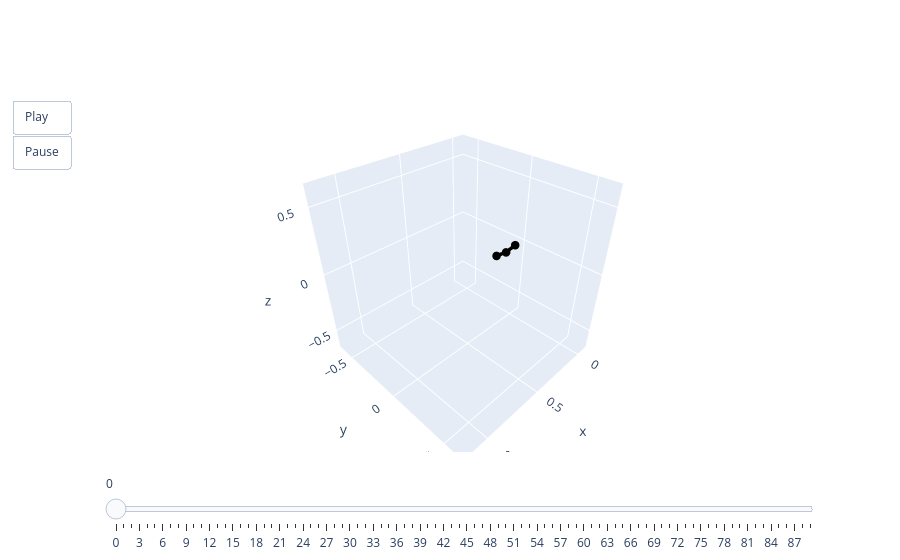

This figure's notebook cell:
### Code cell
animate(pred[0])

### Figure 1 — Plotly figure (JSON) as saved in the notebook; plotly's stock layout.template omitted (floating-point values rounded to 4 significant figures)
{"data": [{"line": {"color": "black", "width": 7}, "marker": {"size": 5}, "mode": "lines+markers", "type": "scatter3d", "x": [0, 0.1031, 0.21], "y": [0, 0, 0], "z": [0, -0.0176, 0]}], "layout": {"scene": {"aspectmode": "cube", "xaxis": {"autorange": false, "range": [-0.11, 1.21]}, "yaxis": {"autorange": false, "range": [-0.66, 0.66]}, "zaxis": {"autorange": false, "range": [-0.6674, 0.6526]}}, "sliders": [{"steps": [{"args": [["0"], {"frame": {"duration": 0, "redraw": true}, "mode": "immediate"}], "label": "0", "method": "animate"}, {"args": [["1"], {"frame": {"duration": 0, "redraw": true}, "mode": "immediate"}], "label": "1", "method": "animate"}, {"args": [["2"], {"frame": {"duration": 0, "redraw": true}, "mode": "immediate"}], "label": "2", "method": "animate"}, {"args": [["3"], {"frame": {"duration": 0, "redraw": true}, "mode": "immediate"}], "label": "3", "method": "animate"}, {"args": [["4"], {"frame": {"duration": 0, "redraw": true}, "mode": "immediate"}], "label": "4", "method": "animate"}, {"args": [["5"], {"frame": {"duration": 0, "redraw": true}, "mode": "immediate"}], "label": "5", "method": "animate"}, {"args": [["6"], {"frame": {"duration": 0, "redraw": true}, "mode": "immediate"}], "label": "6", "method": "animate"}, {"args": [["7"], {"frame": {"duration": 0, "redraw": true}, "mode": "immediate"}], "label": "7", "method": "animate"}, {"args": [["8"], {"frame": {"duration": 0, "redraw": true}, "mode": "immediate"}], "label": "8", "method": "animate"}, {"args": [["9"], {"frame": {"duration": 0, "redraw": true}, "mode": "immediate"}], "label": "9", "method": "animate"}, {"args": [["10"], {"frame": {"duration": 0, "redraw": true}, "mode": "immediate"}], "label": "10", "method": "animate"}, {"args": [["11"], {"frame": {"duration": 0, "redraw": true}, "mode": "immediate"}], "label": "11", "method": "animate"}, {"args": [["12"], {"frame": {"duration": 0, "redraw": true}, "mode": "immediate"}], "label": "12", "method": "animate"}, {"args": [["13"], {"frame": {"duration": 0, "redraw": true}, "mode": "immediate"}], "label": "13", "method": "animate"}, {"args": [["14"], {"frame": {"duration": 0, "redraw": true}, "mode": "immediate"}], "label": "14", "method": "animate"}, {"args": [["15"], {"frame": {"duration": 0, "redraw": true}, "mode": "immediate"}], "label": "15", "method": "animate"}, {"args": [["16"], {"frame": {"duration": 0, "redraw": true}, "mode": "immediate"}], "label": "16", "method": "animate"}, {"args": [["17"], {"frame": {"duration": 0, "redraw": true}, "mode": "immediate"}], "label": "17", "method": "animate"}, {"args": [["18"], {"frame": {"duration": 0, "redraw": true}, "mode": "immediate"}], "label": "18", "method": "animate"}, {"args": [["19"], {"frame": {"duration": 0, "redraw": true}, "mode": "immediate"}], "label": "19", "method": "animate"}, {"args": [["20"], {"frame": {"duration": 0, "redraw": true}, "mode": "immediate"}], "label": "20", "method": "animate"}, {"args": [["21"], {"frame": {"duration": 0, "redraw": true}, "mode": "immediate"}], "label": "21", "method": "animate"}, {"args": [["22"], {"frame": {"duration": 0, "redraw": true}, "mode": "immediate"}], "label": "22", "method": "animate"}, {"args": [["23"], {"frame": {"duration": 0, "redraw": true}, "mode": "immediate"}], "label": "23", "method": "animate"}, {"args": [["24"], {"frame": {"duration": 0, "redraw": true}, "mode": "immediate"}], "label": "24", "method": "animate"}, {"args": [["25"], {"frame": {"duration": 0, "redraw": true}, "mode": "immediate"}], "label": "25", "method": "animate"}, {"args": [["26"], {"frame": {"duration": 0, "redraw": true}, "mode": "immediate"}], "label": "26", "method": "animate"}, {"args": [["27"], {"frame": {"duration": 0, "redraw": true}, "mode": "immediate"}], "label": "27", "method": "animate"}, {"args": [["28"], {"frame": {"duration": 0, "redraw": true}, "mode": "immediate"}], "label": "28", "method": "animate"}, {"args": [["29"], {"frame": {"duration": 0, "redraw": true}, "mode": "immediate"}], "label": "29", "method": "animate"}, {"args": [["30"], {"frame": {"duration": 0, "redraw": true}, "mode": "immediate"}], "label": "30", "method": "animate"}, {"args": [["31"], {"frame": {"duration": 0, "redraw": true}, "mode": "immediate"}], "label": "31", "method": "animate"}, {"args": [["32"], {"frame": {"duration": 0, "redraw": true}, "mode": "immediate"}], "label": "32", "method": "animate"}, {"args": [["33"], {"frame": {"duration": 0, "redraw": true}, "mode": "immediate"}], "label": "33", "method": "animate"}, {"args": [["34"], {"frame": {"duration": 0, "redraw": true}, "mode": "immediate"}], "label": "34", "method": "animate"}, {"args": [["35"], {"frame": {"duration": 0, "redraw": true}, "mode": "immediate"}], "label": "35", "method": "animate"}, {"args": [["36"], {"frame": {"duration": 0, "redraw": true}, "mode": "immediate"}], "label": "36", "method": "animate"}, {"args": [["37"], {"frame": {"duration": 0, "redraw": true}, "mode": "immediate"}], "label": "37", "method": "animate"}, {"args": [["38"], {"frame": {"duration": 0, "redraw": true}, "mode": "immediate"}], "label": "38", "method": "animate"}, {"args": [["39"], {"frame": {"duration": 0, "redraw": true}, "mode": "immediate"}], "label": "39", "method": "animate"}, {"args": [["40"], {"frame": {"duration": 0, "redraw": true}, "mode": "immediate"}], "label": "40", "method": "animate"}, {"args": [["41"], {"frame": {"duration": 0, "redraw": true}, "mode": "immediate"}], "label": "41", "method": "animate"}, {"args": [["42"], {"frame": {"duration": 0, "redraw": true}, "mode": "immediate"}], "label": "42", "method": "animate"}, {"args": [["43"], {"frame": {"duration": 0, "redraw": true}, "mode": "immediate"}], "label": "43", "method": "animate"}, {"args": [["44"], {"frame": {"duration": 0, "redraw": true}, "mode": "immediate"}], "label": "44", "method": "animate"}, {"args": [["45"], {"frame": {"duration": 0, "redraw": true}, "mode": "immediate"}], "label": "45", "method": "animate"}, {"args": [["46"], {"frame": {"duration": 0, "redraw": true}, "mode": "immediate"}], "label": "46", "method": "animate"}, {"args": [["47"], {"frame": {"duration": 0, "redraw": true}, "mode": "immediate"}], "label": "47", "method": "animate"}, {"args": [["48"], {"frame": {"duration": 0, "redraw": true}, "mode": "immediate"}], "label": "48", "method": "animate"}, {"args": [["49"], {"frame": {"duration": 0, "redraw": true}, "mode": "immediate"}], "label": "49", "method": "animate"}, {"args": [["50"], {"frame": {"duration": 0, "redraw": true}, "mode": "immediate"}], "label": "50", "method": "animate"}, {"args": [["51"], {"frame": {"duration": 0, "redraw": true}, "mode": "immediate"}], "label": "51", "method": "animate"}, {"args": [["52"], {"frame": {"duration": 0, "redraw": true}, "mode": "immediate"}], "label": "52", "method": "animate"}, {"args": [["53"], {"frame": {"duration": 0, "redraw": true}, "mode": "immediate"}], "label": "53", "method": "animate"}, {"args": [["54"], {"frame": {"duration": 0, "redraw": true}, "mode": "immediate"}], "label": "54", "method": "animate"}, {"args": [["55"], {"frame": {"duration": 0, "redraw": true}, "mode": "immediate"}], "label": "55", "method": "animate"}, {"args": [["56"], {"frame": {"duration": 0, "redraw": true}, "mode": "immediate"}], "label": "56", "method": "animate"}, {"args": [["57"], {"frame": {"duration": 0, "redraw": true}, "mode": "immediate"}], "label": "57", "method": "animate"}, {"args": [["58"], {"frame": {"duration": 0, "redraw": true}, "mode": "immediate"}], "label": "58", "method": "animate"}, {"args": [["59"], {"frame": {"duration": 0, "redraw": true}, "mode": "immediate"}], "label": "59", "method": "animate"}, {"args": [["60"], {"frame": {"duration": 0, "redraw": true}, "mode": "immediate"}], "label": "60", "method": "animate"}, {"args": [["61"], {"frame": {"duration": 0, "redraw": true}, "mode": "immediate"}], "label": "61", "method": "animate"}, {"args": [["62"], {"frame": {"duration": 0, "redraw": true}, "mode": "immediate"}], "label": "62", "method": "animate"}, {"args": [["63"], {"frame": {"duration": 0, "redraw": true}, "mode": "immediate"}], "label": "63", "method": "animate"}, {"args": [["64"], {"frame": {"duration": 0, "redraw": true}, "mode": "immediate"}], "label": "64", "method": "animate"}, {"args": [["65"], {"frame": {"duration": 0, "redraw": true}, "mode": "immediate"}], "label": "65", "method": "animate"}, {"args": [["66"], {"frame": {"duration": 0, "redraw": true}, "mode": "immediate"}], "label": "66", "method": "animate"}, {"args": [["67"], {"frame": {"duration": 0, "redraw": true}, "mode": "immediate"}], "label": "67", "method": "animate"}, {"args": [["68"], {"frame": {"duration": 0, "redraw": true}, "mode": "immediate"}], "label": "68", "method": "animate"}, {"args": [["69"], {"frame": {"duration": 0, "redraw": true}, "mode": "immediate"}], "label": "69", "method": "animate"}, {"args": [["70"], {"frame": {"duration": 0, "redraw": true}, "mode": "immediate"}], "label": "70", "method": "animate"}, {"args": [["71"], {"frame": {"duration": 0, "redraw": true}, "mode": "immediate"}], "label": "71", "method": "animate"}, {"args": [["72"], {"frame": {"duration": 0, "redraw": true}, "mode": "immediate"}], "label": "72", "method": "animate"}, {"args": [["73"], {"frame": {"duration": 0, "redraw": true}, "mode": "immediate"}], "label": "73", "method": "animate"}, {"args": [["74"], {"frame": {"duration": 0, "redraw": true}, "mode": "immediate"}], "label": "74", "method": "animate"}, {"args": [["75"], {"frame": {"duration": 0, "redraw": true}, "mode": "immediate"}], "label": "75", "method": "animate"}, {"args": [["76"], {"frame": {"duration": 0, "redraw": true}, "mode": "immediate"}], "label": "76", "method": "animate"}, {"args": [["77"], {"frame": {"duration": 0, "redraw": true}, "mode": "immediate"}], "label": "77", "method": "animate"}, {"args": [["78"], {"frame": {"duration": 0, "redraw": true}, "mode": "immediate"}], "label": "78", "method": "animate"}, {"args": [["79"], {"frame": {"duration": 0, "redraw": true}, "mode": "immediate"}], "label": "79", "method": "animate"}, {"args": [["80"], {"frame": {"duration": 0, "redraw": true}, "mode": "immediate"}], "label": "80", "method": "animate"}, {"args": [["81"], {"frame": {"duration": 0, "redraw": true}, "mode": "immediate"}], "label": "81", "method": "animate"}, {"args": [["82"], {"frame": {"duration": 0, "redraw": true}, "mode": "immediate"}], "label": "82", "method": "animate"}, {"args": [["83"], {"frame": {"duration": 0, "redraw": true}, "mode": "immediate"}], "label": "83", "method": "animate"}, {"args": [["84"], {"frame": {"duration": 0, "redraw": true}, "mode": "immediate"}], "label": "84", "method": "animate"}, {"args": [["85"], {"frame": {"duration": 0, "redraw": true}, "mode": "immediate"}], "label": "85", "method": "animate"}, {"args": [["86"], {"frame": {"duration": 0, "redraw": true}, "mode": "immediate"}], "label": "86", "method": "animate"}, {"args": [["87"], {"frame": {"duration": 0, "redraw": true}, "mode": "immediate"}], "label": "87", "method": "animate"}, {"args": [["88"], {"frame": {"duration": 0, "redraw": true}, "mode": "immediate"}], "label": "88", "method": "animate"}, {"args": [["89"], {"frame": {"duration": 0, "redraw": true}, "mode": "immediate"}], "label": "89", "method": "animate"}]}], "updatemenus": [{"buttons": [{"args": [null, {"frame": {"duration": 50, "redraw": true}, "fromcurrent": true}], "label": "Play", "method": "animate"}, {"args": [[null], {"frame": {"duration": 0, "redraw": true}, "mode": "immediate"}], "label": "Pause", "method": "animate"}], "showactive": false, "type": "buttons"}]}}
